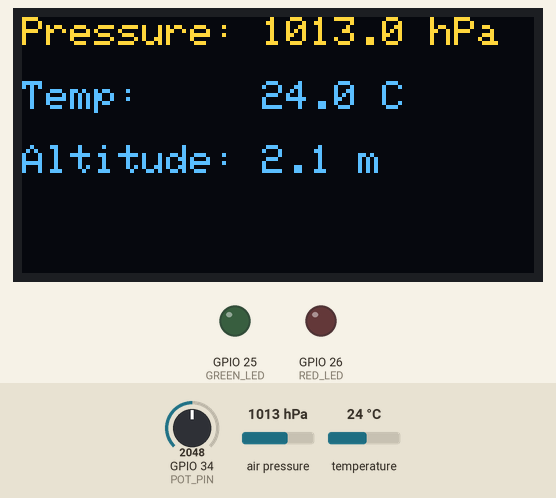
Simulated run of this sketch. Board: ESP32. Shown: 128×64 one-colour display, output pins drawn as LEDs (lit = HIGH). Inputs (shaded band) come from the test bench; at power-on: air pressure 1013 hPa, temperature 24 °C, GPIO 34 (POT_PIN) = 2048. The OLED is the two-colour kind (top 16 rows yellow); what the sketch prints to the serial monitor is not drawn.

Above: at 1.2 s.
1.3 s: air pressure set to 952 hPa
At 2.2 s:
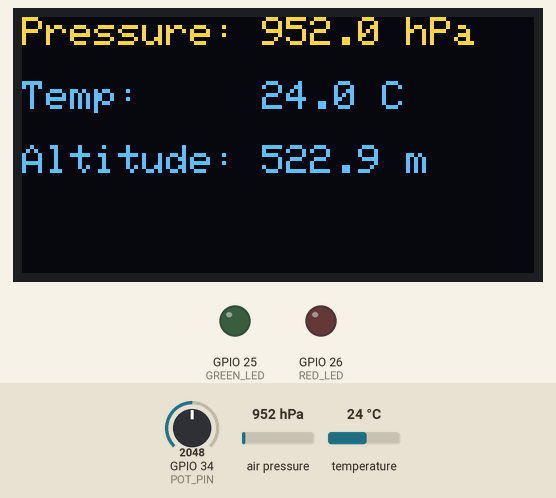
2.8 s: temperature set to 12 °C
At 6.0 s:
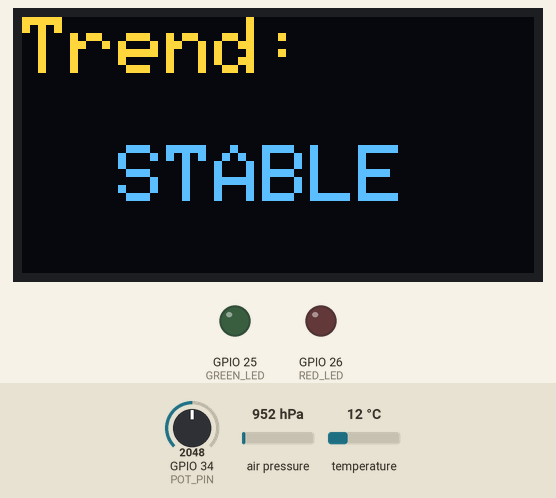
At 30.6 s:
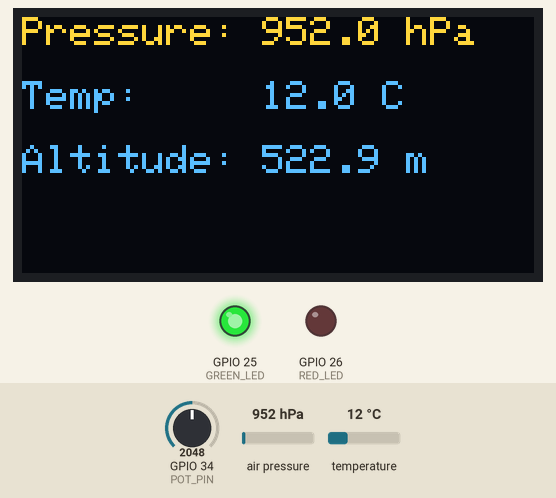
Timing chart, 0 to 31.7 s (numbered marks = the images above; inputs shaded):
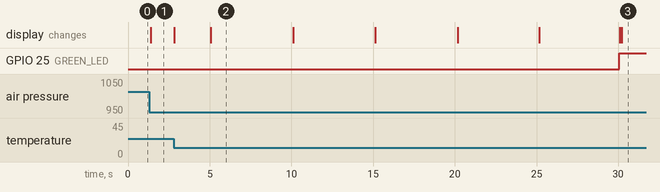

Measured:
- after the input at 1.3 s, the display: changes after 0.08 s (image 1)
- what the display in image 2 shows lasts 5.0 s, from 5.1 s to 10.1 s

The sketch:

IoT_Pressure___Altitude_Logger.ino
```cpp
#include <Wire.h>
#include <Adafruit_GFX.h>
#include <Adafruit_SSD1306.h>
#include <Adafruit_BMP085.h>

#define SCREEN_WIDTH 128
#define SCREEN_HEIGHT 64

Adafruit_SSD1306 display(SCREEN_WIDTH, SCREEN_HEIGHT, &Wire, -1);
Adafruit_BMP085 bmp;

const int POT_PIN   = 34;
const int GREEN_LED = 25;
const int RED_LED   = 26;

float pressureLog[24];
int logIndex = 0, samplesTaken = 0;
unsigned long lastSample = 0, lastPageSwitch = 0;
bool showPage2 = false;
float localAltitude = 0;

const char* getTrend() {
  if (samplesTaken < 2) return "STABLE";
  float newest = pressureLog[(logIndex - 1 + 24) % 24];
  float oldest = pressureLog[logIndex % 24];
  float diffPa = (newest - oldest) * 100.0f;

  if (diffPa > 50)  return "RISING";
  if (diffPa < -50) return "FALLING";
  return "STABLE";
}

void setup() {
  Serial.begin(115200);
  Wire.begin();

  if (!bmp.begin()) {
    Serial.println("BMP180 not found - check wiring");
  }

  display.begin(SSD1306_SWITCHCAPVCC, 0x3C);
  pinMode(GREEN_LED, OUTPUT);
  pinMode(RED_LED, OUTPUT);

  float initialPressure = bmp.readPressure() / 100.0f;
  pressureLog[0] = initialPressure;
  logIndex = 1;
  samplesTaken = 1;
}

void loop() {
  int potRaw = analogRead(POT_PIN);
  localAltitude = map(potRaw, 0, 4095, 0, 2000);

  if (millis() - lastSample > 30000) {
    float pressure = bmp.readPressure() / 100.0f;
    float temp     = bmp.readTemperature();
    float altitude = bmp.readAltitude(101325);

    pressureLog[logIndex % 24] = pressure;
    logIndex++;
    samplesTaken++;

    float seaLevelP = pressure / pow(1 - (localAltitude / 44330.0), 5.255);
    const char* trend = getTrend();

    digitalWrite(GREEN_LED, strcmp(trend, "FALLING") != 0);
    digitalWrite(RED_LED,   strcmp(trend, "FALLING") == 0);

    Serial.printf("Pressure: %.1f hPa | Temp: %.1f C | Altitude: %.1f m | SeaLevelP: %.1f hPa | Trend: %s\n",
                  pressure, temp, altitude, seaLevelP, trend);

    lastSample = millis();
  }

  if (millis() - lastPageSwitch > 5000) {
    showPage2 = !showPage2;
    lastPageSwitch = millis();
  }

  display.clearDisplay();
  display.setTextColor(SSD1306_WHITE);
  display.setCursor(0, 0);

  if (!showPage2) {
    display.setTextSize(1);
    display.printf("Pressure: %.1f hPa\n\n", bmp.readPressure() / 100.0f);
    display.printf("Temp:     %.1f C\n\n", bmp.readTemperature());
    display.printf("Altitude: %.1f m\n", bmp.readAltitude(101325));
  } else {
    const char* trend = getTrend();
    display.setTextSize(2);
    display.println("Trend:\n");
    if (strcmp(trend, "RISING") == 0) display.println("  UP ^");
    else if (strcmp(trend, "FALLING") == 0) display.println("  DOWN v");
    else display.println("  STABLE");
  }

  display.display();
  delay(100);
}
```
